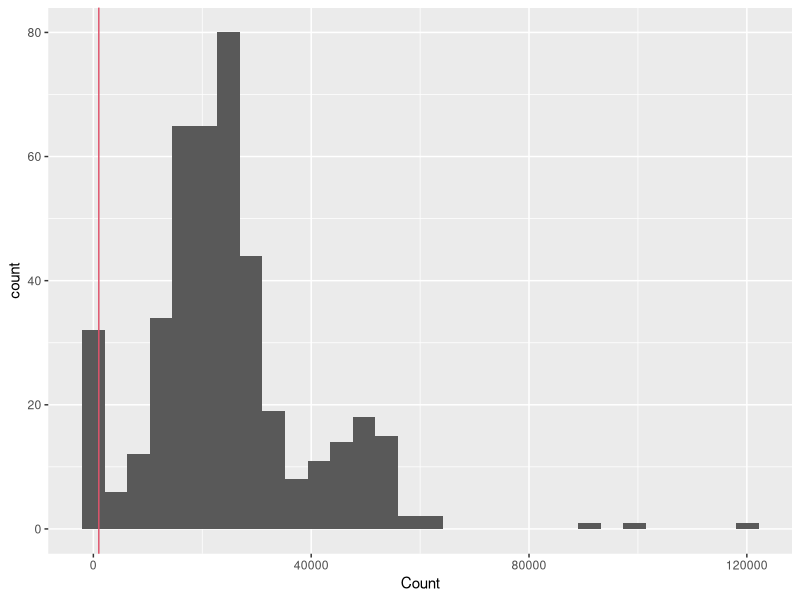
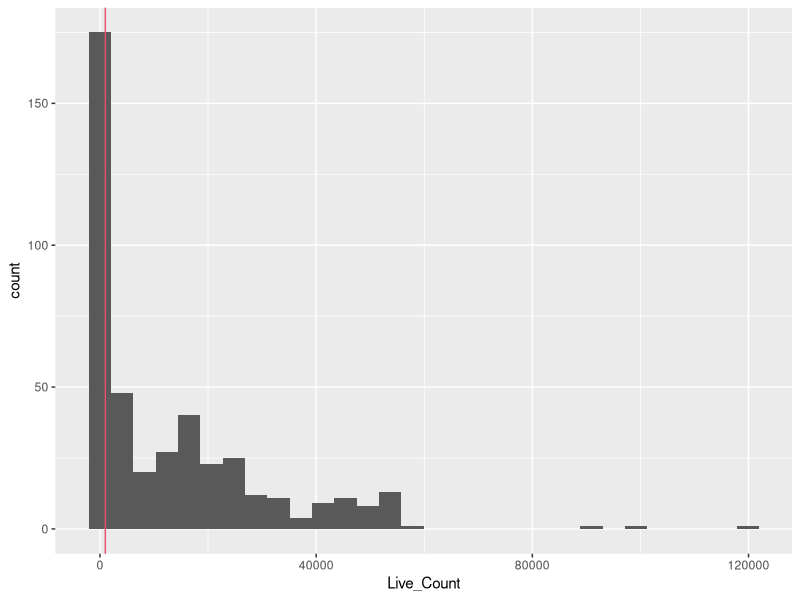
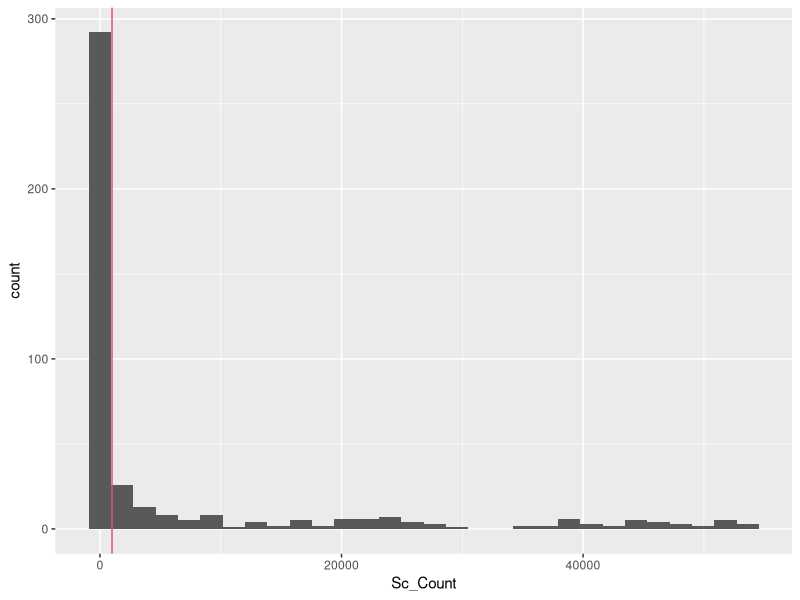
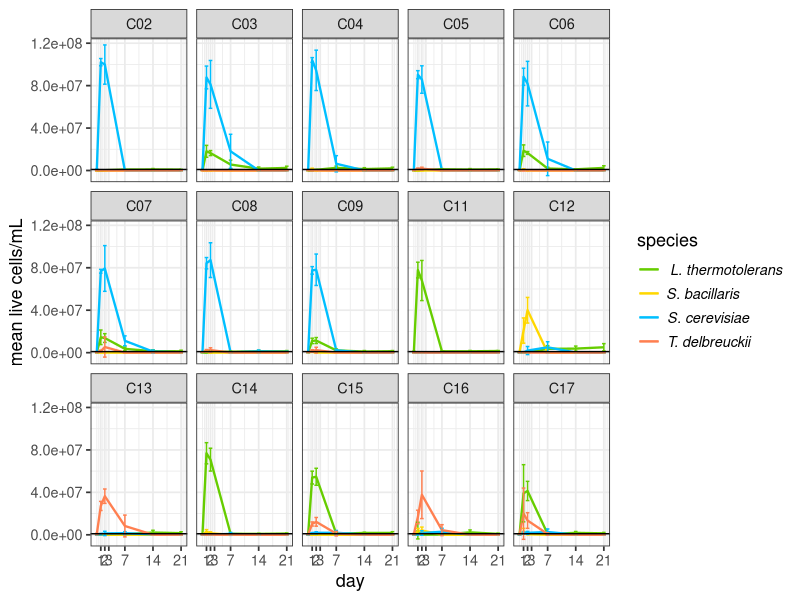
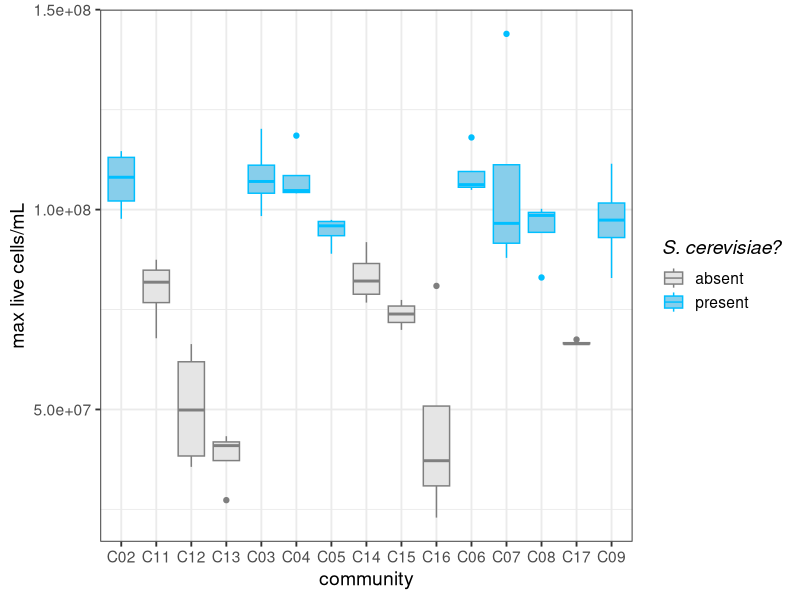

Source code (R) for these figures, in order: (Note: this script raises an error after producing the figures.)
# v10: started february-2024
# TO DO:
# work on fig.5 of max CFU reached - order by richness, make colour for Sc present 


##############################################################################################################
library(readxl)
library(tidyverse)
library(dplyr)
library(tidyr)
library(ggplot2)
library(car) # for ANOVAs
library(lme4) # for ANOVAs
library(vegan) #for posthoc 
library(emmeans) #for posthoc

# Loading and transforming data #####
# remember to rename top of columns in excel file
setwd("~/Library/CloudStorage/OneDrive-WageningenUniversity&Research/2023_montpellier/experiments/data/cytometer")
# setwd("/Users/thibault/Google Drive/Boulot/Projets/Projet Alanna")

# until line 160 is data import
#round 1 import
day00.1 <- readxl::read_xlsx(path="cytometer_raw_EXCEL.xlsx", sheet = "r1_d00") 
day00.1 <- day00.1 %>%
  mutate(day = "d00") %>%
  mutate(round = "r01")

day01.1 <- readxl::read_xlsx(path="cytometer_raw_EXCEL.xlsx", sheet = "r1_d01") 
day01.1 <- day01.1 %>%
  mutate(day = "d01") %>%
  mutate(round = "r01")

day02.1 <- readxl::read_xlsx(path="cytometer_raw_EXCEL.xlsx", sheet = "r1_d02") 
day02.1 <- day02.1 %>%
  mutate(day = "d02") %>%
  mutate(round = "r01")
  
day07.1 <- readxl::read_xlsx(path="cytometer_raw_EXCEL.xlsx", "r1_d07")
day07.1 <- day07.1 %>%
  mutate(day = "d07") %>%
  mutate(round = "r01")

day14.1 <- readxl::read_xlsx(path="cytometer_raw_EXCEL.xlsx", sheet = "r1_d14")
day14.1 <- day14.1 %>%
  mutate(day = "d14") %>%
  mutate(round = "r01")

day21.1 <- readxl::read_xlsx(path="cytometer_raw_EXCEL.xlsx", sheet = "r1_d21")
day21.1 <- day21.1 %>%
  mutate(day = "d21") %>%
  mutate(round = "r01")


#round 2 import
day00.2 <- readxl::read_xlsx(path="cytometer_raw_EXCEL.xlsx", sheet = "r2_d00") 
day00.2 <- day00.2 %>%
  mutate(day = "d00") %>%
  mutate(round = "r02")

day01.2 <- readxl::read_xlsx(path="cytometer_raw_EXCEL.xlsx", sheet = "r2_d01") 
day01.2 <- day01.2 %>%
  mutate(day = "d01") %>%
  mutate(round = "r02")

day02.2 <- readxl::read_xlsx(path="cytometer_raw_EXCEL.xlsx", sheet = "r2_d02") 
day02.2 <- day02.2 %>%
  mutate(day = "d02") %>%
  mutate(round = "r02")

day07.2 <- readxl::read_xlsx(path="cytometer_raw_EXCEL.xlsx", "r2_d07")
day07.2 <- day07.2 %>%
  mutate(day = "d07") %>%
  mutate(round = "r02")

day14.2 <- readxl::read_xlsx(path="cytometer_raw_EXCEL.xlsx", sheet = "r2_d14")
day14.2 <- day14.2 %>%
  mutate(day = "d14") %>%
  mutate(round = "r02")

day21.2 <- readxl::read_xlsx(path="cytometer_raw_EXCEL.xlsx", sheet = "r2_d21")
day21.2 <- day21.2 %>%
  mutate(day = "d21") %>%
  mutate(round = "r02")


#round 3 import
day00.3 <- readxl::read_xlsx(path="cytometer_raw_EXCEL.xlsx", sheet = "r3_d00")
day00.3 <- day00.3 %>%
  mutate(day = "d00") %>%
  mutate(round = "r03")

day01.3 <- readxl::read_xlsx(path="cytometer_raw_EXCEL.xlsx", sheet = "r3_d01")
day01.3 <- day01.3 %>%
  mutate(day = "d01") %>%
  mutate(round = "r03")

day02.3 <- readxl::read_xlsx(path="cytometer_raw_EXCEL.xlsx", sheet = "r3_d02")
day02.3 <- day02.3 %>%
  mutate(day = "d02") %>%
  mutate(round = "r03")

day07.3 <- readxl::read_xlsx(path="cytometer_raw_EXCEL.xlsx", "r3_d07")
day07.3 <- day07.3 %>%
  mutate(day = "d07") %>%
  mutate(round = "r03")

day14.3 <- readxl::read_xlsx(path="cytometer_raw_EXCEL.xlsx", sheet = "r3_d14")
day14.3 <- day14.3 %>%
  mutate(day = "d14") %>%
  mutate(round = "r03")

day21.3 <- readxl::read_xlsx(path="cytometer_raw_EXCEL.xlsx", sheet = "r3_d21")
day21.3 <- day21.3 %>%
  mutate(day = "d21") %>%
  mutate(round = "r03")


#round 4 import
day00.4 <- readxl::read_xlsx(path="cytometer_raw_EXCEL.xlsx", sheet = "r4_d00")
day00.4 <- day00.4 %>%
  mutate(day = "d00") %>%
  mutate(round = "r04")

day01.4 <- readxl::read_xlsx(path="cytometer_raw_EXCEL.xlsx", sheet = "r4_d01")
day01.4 <- day01.4 %>%
  mutate(day = "d01") %>%
  mutate(round = "r04")

day02.4 <- readxl::read_xlsx(path="cytometer_raw_EXCEL.xlsx", sheet = "r4_d02")
day02.4 <- day02.4 %>%
  mutate(day = "d02") %>%
  mutate(round = "r04")

day07.4 <- readxl::read_xlsx(path="cytometer_raw_EXCEL.xlsx", "r3_d07")
day07.4 <- day07.4 %>%
  mutate(day = "d07") %>%
  mutate(round = "r04")

day14.4 <- readxl::read_xlsx(path="cytometer_raw_EXCEL.xlsx", sheet = "r4_d14")
day14.4 <- day14.4 %>%
  mutate(day = "d14") %>%
  mutate(round = "r04")

day21.4 <- readxl::read_xlsx(path="cytometer_raw_EXCEL.xlsx", sheet = "r4_d21")
day21.4 <- day21.4 %>%
  mutate(day = "d21") %>%
  mutate(round = "r04")


mydata <- rbind(day00.1, day01.1, day02.1, day07.1, day14.1, day21.1, 
                day00.2, day01.2, day02.2, day07.2, day14.2, day21.2,
                day00.3, day01.3, day02.3, day07.3, day14.3, day21.3,
                day00.4, day01.4, day02.4, day07.4, day14.4, day21.4 )


# transformation of the tab
vec <- which(!is.na(mydata$parameter1))
for(i in 1:(length(vec))){
  
  val1 <- vec[i]
  val2 <- (vec[i+1])-1
  
  
  if(i == length(vec)){
    mydata$parameter1[val1:nrow(mydata)] <- mydata$parameter1[val1]
  }else{
    mydata$parameter1[val1:val2] <- mydata$parameter1[val1]
  }
}


vec2 <- which(!is.na(mydata$parameter2))
for(i in 1:(length(vec2))){
  val1 <- vec2[i]
  val2 <- (vec2[i+1])-1
  
  if(i == length(vec2)){
    mydata$parameter2[val1:nrow(mydata)] <- mydata$parameter2[val1]
  }else{
    mydata$parameter2[val1:val2] <- mydata$parameter2[val1]
  }
}


vec3 <- which(!is.na(mydata$groups))
for(i in 1:(length(vec3))){
  val1 <- vec3[i]
  val2 <- (vec3[i+1])-1
  
  if(i == length(vec3)){
    mydata$groups[val1:nrow(mydata)] <- mydata$groups[val1]
  }else{
    mydata$groups[val1:val2] <- mydata$groups[val1]
  }
}

vec4 <- which(!is.na(mydata$gates))
for(i in 1:(length(vec4))){
  val1 <- vec4[i]
  val2 <- (vec4[i+1])-1
  
  if(i == length(vec4)){
    mydata$gates[val1:nrow(mydata)] <- mydata$gates[val1]
  }else{
    mydata$gates[val1:val2] <- mydata$gates[val1]
  }
}

mytidy <- mydata %>% slice(6:n())

#remove junk rows & repeat columns
myclean <- mytidy %>%
  filter(Sample != "Sample") %>%
  filter(Group != "NA") %>% 
  select(-c("Group", "Workspace", "Autogate Status" ))#check that it is all "Group" workspace 


#renaming things
myclean <- myclean %>% 
  mutate(gates = str_replace(gates,  "Gate: Bb", "Bb")) %>%  
  mutate(gates = str_replace(gates,  "Gate: Brett?", "Brett")) %>%  
  mutate(gates = str_replace(gates,  "Gate: Live", "Live")) %>%
  mutate(gates = str_replace(gates,  "Gate: Dead", "Dead")) %>%
  mutate(gates = str_replace(gates,  "Gate: All Events", "All Events")) %>%
  mutate(gates = str_replace(gates,  "Gate: Noise", "Noise")) %>%
  mutate(gates = str_replace(gates,  "Gate: Lt - mCh", "Lt")) %>%
  mutate(gates = str_replace(gates,  "Gate: Sb/Td - GFP/mCit", "Sb/Td")) %>%
  # mutate(gates = str_replace(gates,  "Gate: Sc BC3 - mCit+mCh", "Sc")) %>% #wont work :()
  mutate(gates = str_replace(gates,  "Gate: LpSyto9", "Lp")) %>%
  mutate(gates = str_replace(gates,  "Gate: Levures", "Levures")) %>%
  mutate(gates = str_replace(gates,  "Gate: Sb", "Sb")) %>%
  mutate(gates = str_replace(gates,  "Gate: Td", "Td")) 

#fix long names
myclean$parameter1 <- gsub(".*X Parameter: ","", myclean$parameter1) 
myclean$parameter2 <- gsub(".*Y Parameter: ","", myclean$parameter2) 
myclean$gates <- gsub(".*mCh","Sc", myclean$gates) #won't work above, so will change here
myclean$groups <- gsub(".*Group: ","", myclean$groups) 

# make numeric
myclean$Count <- as.numeric(myclean$Count)
myclean$Concentration <- as.numeric(myclean$Concentration)
myclean$`%Total` <- as.numeric(myclean$`%Total`)
myclean$`%Gated` <- as.numeric(myclean$`%Gated`)

#myclean$Sample[myclean$Sample == "D9"] <- "C01"
# write_csv(myclean, "myclean.csv")

# check for weird to remove
unique(myclean$gates) # list all gate options (weird to maybe remove? = Gate: R1, Brett?, Noise? )
unique(myclean$Sample) # check for weird things (currently to remove ="C01(1)", "D09", "F9", "C10_2")
unique(myclean$groups) 

# need to try and remove junk values 
myclean <- myclean %>% 
  filter(Sample != "C01(1)") %>% 
  filter(Sample != "D9") %>% 
  filter(Sample != "F9") %>% 
  filter(Sample != "C10_2")
unique(myclean$Sample) # check again 


## Select for total yeast #######
my_Total_population <- myclean %>%
  filter(parameter1 == "FSC-A") %>%
  filter(parameter2 == "SSC-A") %>%
  filter(gates == "Levures") %>%
  filter(groups == "IP") %>%
  mutate(type = "Total_population") %>%
  select(-parameter1, -parameter2,-gates, -groups,-Gate) %>%
  rename("Total_Concentration" = Concentration)

#table(my_Total_population$Sample, my_Total_population$day)

my_Total_population %>%
  # filter(Count > 1000) %>%
  ggplot(aes(x = Count)) +
  geom_histogram() +
  geom_vline(xintercept = 1000, col = 2)


## Live cells concentration ####
my_live_population <- myclean %>%
  filter(parameter1 == "BL3-H") %>%
  filter(parameter2 == "SSC-H") %>%
  filter(gates == "Live") %>%
  filter(groups == "IP") %>%
  mutate(type = "Live_population") %>%
  select(-parameter1, -parameter2,-gates, -groups,-Gate) %>%
  rename("Live_Concentration" = Concentration,
         "Live_Count" = Count)

my_live_population %>%
  filter(Live_Count < 1000) %>%
  as.data.frame()

my_live_population %>%
  ggplot(aes(x = Live_Count)) +
  geom_histogram() +
  geom_vline(xintercept = 1000, col = 2)

# not sure what this is ???
sum(my_live_population$Live_Count < 1000) / nrow(my_live_population) * 100


## Sc concentration ####
my_Sc_population <- myclean %>%
  filter(parameter1 == "YL2-H") %>%
  filter(parameter2 == "BL1-H") %>%
  filter(gates == "Sc") %>%
  filter(groups == "IP") %>%
  mutate(type = "Sc_population") %>%
  select(-parameter1, -parameter2,-gates, -groups,-Gate) %>%
  rename("Sc_Concentration" = Concentration,
         "Sc_Count" = Count)

my_Sc_population %>%
  filter(Sc_Count < 1000) %>%
  as.data.frame()

my_Sc_population %>%
  ggplot(aes(x = Sc_Count)) +
  geom_histogram() +
  geom_vline(xintercept = 1000, col = 2)

# again, not sure what this is?
sum(my_Sc_population$Sc_Count < 1000)/nrow(my_Sc_population) * 100

## Sb concentration ####
my_Sb_population <- myclean %>%
  filter(parameter1 == "VL2-H") %>%
  filter(parameter2 == "SSC-H") %>%
  filter(gates == "Sb") %>%
  filter(groups == "IP") %>%
  mutate(type = "Sb_population") %>%
  select(-parameter1, -parameter2,-gates, -groups,-Gate) %>%
  rename("Sb_Concentration" = Concentration,
         "Sb_Count" = Count)

## Lt concentration ####
my_Lt_population <- myclean %>%
  filter(parameter1 == "YL2-H") %>%
  filter(parameter2 == "BL1-H") %>%
  filter(gates == "Lt") %>%
  filter(groups == "IP") %>%
  mutate(type = "Lt_population") %>%
  select(-parameter1, -parameter2,-gates, -groups,-Gate) %>%
  rename("Lt_Concentration" = Concentration,
         "Lt_Count" = Count)

## Td concentration ####
my_Td_population <- myclean %>%
  filter(parameter1 == "VL2-H") %>%
  filter(parameter2 == "SSC-H") %>%
  filter(gates == "Td") %>%
  filter(groups == "IP") %>%
  mutate(type = "Td_population") %>%
  select(-parameter1, -parameter2,-gates, -groups,-Gate) %>%
  rename("Td_Concentration" = Concentration,
         "Td_Count" = Count)

## see where noise is (i.e., counts that are in negative control with PBS+IP)
noise_Sc <- my_Sc_population %>% filter(Sample=="PBS+IP")
noise_Sb <- my_Sb_population %>% filter(Sample=="PBS+IP")
noise_Td <- my_Td_population %>% filter(Sample=="PBS+IP")
noise_Lt <- my_Lt_population %>% filter(Sample=="PBS+IP") #can see noise is in the Lt gate...



# check that tables actually made
table(my_live_population$Sample, my_live_population$day)
table(my_Sc_population$Sample,my_Sc_population$day)
table(my_Sb_population$Sample,my_Sb_population$day)
table(my_Lt_population$Sample,my_Lt_population$day)
table(my_Td_population$Sample,my_Td_population$day)


# Fusionner les tableaux [FUSED dataframe]
TOTAL <- my_Total_population  %>% select(day, Sample, round, Count, Total_Concentration)
LIVE <- my_live_population  %>% select(day, Sample, round, Live_Count, Live_Concentration)
SC <- my_Sc_population  %>% select(day, Sample, round, Sc_Count, Sc_Concentration)
SB <- my_Sb_population  %>% select(day, Sample, round, Sb_Count, Sb_Concentration)
LT <- my_Lt_population  %>% select(day, Sample, round, Lt_Count, Lt_Concentration)
TD <- my_Td_population  %>% select(day, Sample, round, Td_Count, Td_Concentration)

fused <- left_join(LIVE, SC) %>%
  left_join(SB) %>%
  left_join(LT) %>%
  left_join(TD) %>%
  left_join(TOTAL) 

# calculate proportion of each species from total live
fused <- fused %>%
  mutate(Sc_prop = Sc_Concentration/Live_Concentration) %>%
  mutate(Sb_prop = Sb_Concentration/Live_Concentration) %>%
  mutate(Lt_prop = Lt_Concentration/Live_Concentration) %>%
  mutate(Td_prop = Td_Concentration/Live_Concentration) %>%
  mutate(percent_alive = Live_Concentration/Total_Concentration*100)

# wrong <- fused %>% filter(percent_alive >=100) # check that there's 0 cases where live_concentration > total_concentration


#### Loading the dataset of dilutions 
# also includes consortia compositions (yes/no for Sc, Lt, Td, Sb), and species richness (1,2,3,4)
mydilutions <- readxl::read_xlsx(path="META_cyto.xlsx")  %>%
  pivot_longer(cyto_d00:cyto_d21, names_to = "day", values_to = "dilution") %>% 
  separate(day, c("A", "day")) %>% 
  select(-A) %>%
  rename("Sample" = comm)
  
## fusion of the two tables [JOINED dataframe]
joined <- left_join(fused, mydilutions)

# concentration calculation with the dilutions 
# 1000 is to change from uL to mL
joined <- joined %>%
  mutate(Live_Concentration = Live_Concentration*dilution*1000) %>%
  mutate(Sc_Concentration = Sc_Concentration*dilution*1000) %>%
  mutate(Sb_Concentration = Sb_Concentration*dilution*1000) %>%
  mutate(Lt_Concentration = Lt_Concentration*dilution*1000) %>%
  mutate(Td_Concentration = Td_Concentration*dilution*1000) %>%
  mutate(Total_Concentration = Total_Concentration*dilution*1000)

# keep only rows referring to communities 
joined <- joined %>% 
  filter(Sample != "IP") %>% 
  filter(Sample != "PBS+IP") %>% 
  filter(Sample != "IP+Syto9") %>% 
  filter(Sample != "Syto9") %>%
  filter(day !=14 | round != "r02") %>% # I think I forgot IP here, so remove this data...
  filter(Live_Count > 200) %>% #remove background junk (4 data points)
  filter(percent_alive < 10000) 
  
# turn day into numeric 
joined$day <- gsub(".*d","", joined$day)
joined$day <- as.numeric(joined$day )






####### CONCENTRATIONS ##########
## [mylong_conc dataframe]
## make day numeric, make into long format for proportions and concentrations
mylong_conc <- joined %>% 
  select(day, Sample, round, Sc_Concentration, Sb_Concentration, Lt_Concentration, Td_Concentration) %>%
  pivot_longer(
    cols = Sc_Concentration:Td_Concentration,
    values_to = "concentration",
    names_to = "species"
  )

##### CONCENTRATIONS PLOTS = fig. 4 (feb. 2024)
# line graphs
mylong_conc %>%
  # filter(day > 4) %>%
  filter(Sample != "C01") %>%
  filter(Sample != "C10") %>%
  group_by(day, Sample, species) %>%
  summarise_if(is.numeric, c(mean, sd), na.rm = TRUE) %>%
  ggplot(aes(x = day, y = fn1, col = species, group = species)) +
  scale_colour_manual(
    values = c("chartreuse3", "gold", "deepskyblue", "coral"),
    breaks = c("Lt_Concentration", "Sb_Concentration", "Sc_Concentration", "Td_Concentration"),
    labels = list(
      expression(italic("L. thermotolerans")),
      expression(italic("S. bacillaris")),
      expression(italic("S. cerevisiae")),
      expression(italic("T. delbreuckii"))
    )
  ) +
  geom_line(size = 0.8) +
  geom_errorbar(aes(ymin = fn1 - fn2, ymax = fn1 + fn2)) +
  geom_hline(yintercept = 10^6)+
  facet_wrap(~Sample, ncol = 5) +
  theme_bw(base_size = 13) +
  # theme(axis.text.x = element_text(angle = 90)) +
  scale_x_continuous(breaks = c(1, 2, 3, 7, 14, 21)) +
  # scale_y_log10() +
  labs(y = "mean live cells/mL") +
  theme(legend.text = element_text(hjust = -0.1))




#### ANOVA of MAX POPLN SIZE #####
max_conc <- joined %>%
group_by(Sample, round, Sc, Lt, Td, Sb, richness) %>%
  summarise(max_conc = max(Live_Concentration, na.rm = TRUE) )

max_conc <- max_conc %>% 
  filter(Sample != "C01" ) %>% #remove just Sc control 
  filter(Sample != "C10" ) #remove just Bb and Lp control 

# check max counts make sense (i.e., lower in NS communities, varied in C10, )
# Create a factor variable with the desired order
richness_order <- c("C02", "C11", "C12", "C13", 
                    "C03", "C04", "C05", "C14", "C15", "C16",
                    "C06", "C07", "C08", "C17",
                    "C09")  # Fill in the desired order
# reorder by richness
max_conc$Sample <- factor(max_conc$Sample, levels = richness_order)

# plot fig. 5 (feb 2024)
max_conc %>% 
  ggplot(aes(x = Sample, y = max_conc, color = Sc, fill = Sc)) +
  geom_boxplot() +
  scale_fill_manual(
    values = c("grey90", "skyblue"), 
    labels = c("absent", "present")) +  # Set the legend labels for fill
  scale_colour_manual(
    values = c("grey50", "deepskyblue"), 
    labels = c("absent", "present")) +  # Set the legend labels for color
  labs(y = "max live cells/mL", x = "community", color = "S. cerevisiae?", fill = "S. cerevisiae?") +  # Change both legend titles
  theme_bw(base_size = 14) +
  theme(legend.title = element_text(face = "italic"))
        # , axis.text.x = element_text(color = richness_colors))  # Color x-axis labels based on richness

# plots for fig. 6 (feb. 2024)
# plot Sc. vs. non.Sc max_conc %>% 
ggplot(aes(x = Sc, y = max_conc, color=Sc, fill = Sc)) +
  geom_boxplot() +
  scale_fill_manual(
    values = c("grey90", "skyblue"), 
    labels = c("absent", "present")) +  # Set the legend labels for fill
  scale_colour_manual(
    values = c("grey50", "deepskyblue"), 
    labels = c("absent", "present")) +  # Set the legend labels for color
  labs(y = "max live cells/mL", x = "", color = "S. cerevisiae?", fill = "S. cerevisiae?") +  # Change both legend titles
  theme_bw(base_size = 14) +
  theme(legend.title = element_text(face = "italic"))

# plot Td vs. non.Td 
max_conc %>% 
  ggplot(aes(x = Td, y = max_conc, color=Td, fill = Td)) +
  geom_boxplot() +
  scale_fill_manual(
    values = c("grey90", "coral"), 
    labels = c("absent", "present")) +  # Set the legend labels for fill
  scale_colour_manual(
    values = c("grey50", "coral2"), 
    labels = c("absent", "present")) +  # Set the legend labels for color
  labs(y = "max live cells/mL", x = "", color = "T. delbrueckii?", fill = "T. delbrueckii?") +  # Change both legend titles
  theme_bw(base_size = 14) +
  theme(legend.title = element_text(face = "italic"))

# plot Sb vs. non Sb 
max_conc %>% 
  ggplot(aes(x = Sb, y = max_conc, color=Sb, fill = Sb)) +
  geom_boxplot() +
  scale_fill_manual(
    values = c("grey90", "gold"), 
    labels = c("absent", "present")) +  # Set the legend labels for fill
  scale_colour_manual(
    values = c("grey50", "gold3"), 
    labels = c("absent", "present")) +  # Set the legend labels for color
  labs(y = "max live cells/mL", x = "", color = "S. bacillarus?", fill = "S. bacillarus?") +  # Change both legend titles
  theme_bw(base_size = 14) +
  theme(legend.title = element_text(face = "italic"))

# plot Lt vs. non Lt 
max_conc %>% 
  ggplot(aes(x = Lt, y = max_conc, color=Lt, fill = Lt)) +
  geom_boxplot() +
  scale_fill_manual(
    values = c("grey90", "chartreuse1"), 
    labels = c("absent", "present")) +  # Set the legend labels for fill
  scale_colour_manual(
    values = c("grey50", "chartreuse3"), 
    labels = c("absent", "present")) +  # Set the legend labels for color
  labs(y = "max live cells/mL", x = "", color = "S. bacillarus?", fill = "S. bacillarus?") +  # Change both legend titles
  theme_bw(base_size = 14) +
  theme(legend.title = element_text(face = "italic"))


# no interaction (species identity)
lm_species <- lm(max_conc ~ Sc + Lt + Td + Sb, data = max_conc) 
Anova(lm_species, type = 3)  
summary(lm_species) # all significant except Sb (Sc+, Lt+, Td- )
# emmeans(lm_species, pairwise ~ Sc|Lt|Td|Sb) 


# # interactions
# lm_species <- lm(max_conc ~ Sc * Lt * Td * Sb, data = max_conc) 
# Anova(lm_species, type = 3)  
# summary(lm_species) # only Sc (+) and Td (-) significant when interactions included
# # emmeans(lm_species, pairwise ~ Sc|Lt|Td|Sb) 


# richness 
max_conc2 <- max_conc %>% filter(richness != 4)# remove because only 1 pop'ln has 4 species
lm_rich <- lm(max_conc ~ as.factor(richness) + Sc + Lt + Td + Sc, data = max_conc2) 
Anova(lm_rich, type = 3)  
summary(lm_rich) # NO significant effect of richness if Sc included
emmeans(lm_rich, pairwise ~ richness) # richness 1 vs. 3 is significant 





# both richness and identity (can't do both....)
# max_conc2 <- max_conc %>% filter(richness != 4)# remove because only 1 pop'ln has 4 species
# lm_species_richness <- lm(max_conc ~ Sc + Lt + Td + Sb + richness, data = max_conc2) 
# Anova(lm_species_richness, type = 3)  
# summary(lm_species_richness)



# # S. cerevisiae
# lm_Sc <- lm(max_conc ~ Sc, data = max_conc) 
# Anova(lm_Sc, type = 3)  
# # summary(lm_Sc)
# emmeans(lm_Sc, pairwise ~ Sc) # + effect of Sc (p < 0.0001)
# 
# # L. thermotolerans 
# lm_Lt <- lm(max_conc ~ Lt, data = max_conc) 
# Anova(lm_Lt, type = 3)  
# # summary(lm_Lt)
# emmeans(lm_Lt, pairwise ~ Lt) # marginal + effect of Lt (p = 0.04727)
# 
# # T. delbrueckii 
# lm_Td <- lm(max_conc ~ Td, data = max_conc) 
# Anova(lm_Td, type = 3)  
# # summary(lm_Td)
# emmeans(lm_Td, pairwise ~ Td) # small - effect of Td (p = 0.03792)
# 
# # S. bacillaris 
# lm_Sb <- lm(max_conc ~ Sb, data = max_conc) 
# Anova(lm_Sb, type = 3)  
# # summary(lm_Sb)
# emmeans(lm_Sb, pairwise ~ Sb) # no effect of Sb (p = 0.523)







# ############ PROPORTIONS (not good b/c doesn't account for actual cell #s) #######
# # ALANNA testing things (percent alive for each species)
# mylong_prop <- joined %>%
#   select(day, Sample, round, Sc_prop, Sb_prop, Lt_prop, Td_prop) %>%
#   pivot_longer(
#     cols = Sc_prop:Td_prop,
#     values_to = "proportion",
#     names_to = "species"
#   )
# alanna <- joined %>%
#   select(day, Sample, round, Sc_prop, Sb_prop, Lt_prop, Td_prop, percent_alive) %>%
#   pivot_longer(
#     cols = Sc_prop:Td_prop,
#     values_to = "proportion",
#     names_to = "species"
#   )
# # 
# alanna <- alanna %>% mutate(prop_alive = proportion*percent_alive)
# 
# alanna %>%
#   group_by(day, Sample, species) %>%
#   summarise_if(is.numeric, c(mean, sd), na.rm = TRUE) %>%
#   ggplot(aes(x = day, y = prop_alive_fn1, col = species, group = species)) +
#   scale_colour_manual(values=c("chartreuse3", "gold", "deepskyblue", "coral"))+
#   geom_line(size=1) +
#   geom_errorbar(aes(ymin=prop_alive_fn1-prop_alive_fn2, ymax=prop_alive_fn1+prop_alive_fn2))+
#   facet_wrap(~Sample) +
#   theme_bw(base_size = 15) +
#   theme(axis.text.x = element_text(angle = 90)) +
#   labs(y = "proportion alive")
# 
# ### line graph
# mylong_prop%>%
#   group_by(day, Sample, species) %>%
#   summarise_if(is.numeric, c(mean, sd), na.rm = TRUE) %>%
#   ggplot(aes(x = day, y = fn1, col = species, group = species)) +
#   scale_colour_manual(values=c("chartreuse3", "gold", "deepskyblue", "coral"))+
#   geom_line(size=0.8) +
#   geom_errorbar(aes(ymin=fn1-fn2, ymax=fn1+fn2))+
#   facet_wrap(~Sample) +
#   theme_bw(base_size = 15) +
#   theme(axis.text.x = element_text(angle = 90)) +
#   labs(y = "proportion")















###### graphs currently not used ########

# # plot live cells over time
# joined %>%
#   group_by(Sample, day) %>%
#   summarise(mean_Live_Concentration = mean(Live_Concentration),
#             se_Live_Concentration = sd(Live_Concentration) / sqrt(n())) %>%
#   ggplot(aes(x = day, y = mean_Live_Concentration, group = Sample, color = Sample)) +
#   geom_line(size = 1) +
#   geom_errorbar(aes(ymin = mean_Live_Concentration - se_Live_Concentration,
#                     ymax = mean_Live_Concentration + se_Live_Concentration),
#                 width = 0.2,
#                 color = "black", size = 0.5) +
#   geom_hline(yintercept = 10^6, linetype = 'dashed', 
#              col = 'lightblue', linewidth = 0.75) +
#   labs(y = "TOTAL live cells/mL") + 
#   theme_bw() +
#   scale_x_continuous(breaks = c(0, 1, 2, 7, 14, 21)) +
#   scale_y_log10() +
#   facet_wrap(~Sample)
# 
# 
# 
# 
# # Graph of live proportion 
# joined %>%
#   mutate(percent_dead = 100 - percent_alive)%>%
#   select(day, Sample, round, dead = percent_dead, live = percent_alive) %>%
#   group_by(day, Sample) %>%
#   summarise_if(is.numeric, mean, na.rm = TRUE) %>%
#   pivot_longer(dead:live,names_to = "statu", values_to = "percentage") %>%
#   ggplot(aes(x = as.factor(day), y = percentage, fill = statu)) +
#   geom_bar(stat = "identity") +
#   facet_wrap(~Sample)
# 
# joined %>%
#   filter(day == 0) %>%
#   select(day, Sample, round,Sc_prop,   Sb_prop, Lt_prop,Td_prop) %>%
#   group_by(day, Sample) %>%
#   summarise_if(is.numeric, mean, na.rm = TRUE) %>%
#   pivot_longer(Sc_prop:Td_prop,names_to = "Species", values_to = "percentage") %>%
#   ggplot(aes(x = Sample, y = percentage, fill = Species)) +
#   scale_fill_manual(values=c("chartreuse3", "gold", "deepskyblue", "coral"))+
#   ggtitle("live proportion: day 0") +
#   geom_bar(stat = "identity")
# 
# joined %>%
#   # filter(day != 21) %>%
#   # filter(day != 14) %>%
#   # filter(day != 7) %>%
#   select(day, Sample, round,Sc_prop,   Sb_prop, Lt_prop,Td_prop) %>%
#   group_by(day, Sample) %>%
#   summarise_if(is.numeric, mean, na.rm = TRUE) %>%
#   pivot_longer(Sc_prop:Td_prop,names_to = "Species", values_to = "percentage") %>%
#   ggplot(aes(x = Sample, y = percentage, fill = Species)) +
#   scale_fill_manual(values=c("chartreuse3", "gold", "deepskyblue", "coral"))+
#   geom_bar(stat = "identity") +
#   facet_wrap(~day, ncol = 1)
# 
# 
# joined %>% # PROBLEM: C10 not looking much different than others. almost as if C10 & C11 switched in day 3
#   filter(day != 21) %>%
#   filter(day != 14) %>%
#   filter(day != 7) %>%
#   select(day, Sample, round,Sc_Concentration,   Sb_Concentration, Lt_Concentration,Td_Concentration) %>%
#   group_by(day, Sample) %>%
#   summarise_if(is.numeric, mean, na.rm = TRUE) %>%
#   pivot_longer(Sc_Concentration:Td_Concentration,names_to = "Species", values_to = "Population") %>%
#   ggplot(aes(x = Sample, y = log10(Population), fill = Species)) +
#   geom_bar(stat = "identity") +
#   facet_wrap(~day, ncol = 1)
# 
